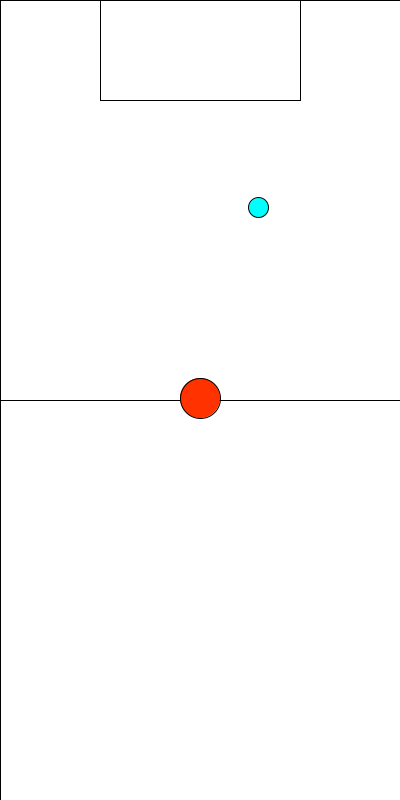
Frame 1 (no input)
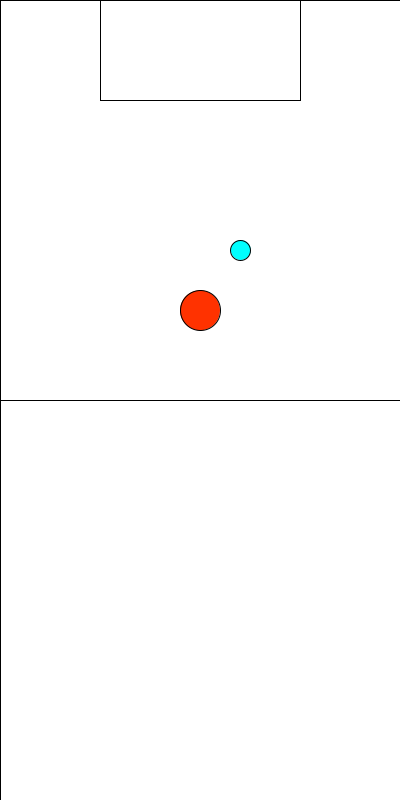
Frame 60 (the mouse pressed at the canvas centre just before this capture)
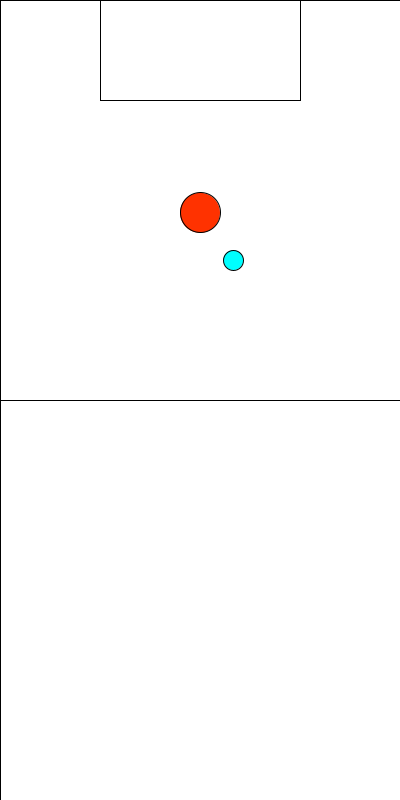
Frame 120 (the mouse held since frame 60 and released just before this capture)

The Processing sketch that drew these frames (run headless with seeded random() and noise(); from frame 60 on, the mouse is pressed at the canvas centre):

// Processing sketch: players
// ── players.pde
class Ball {

  PVector pos, acc, vel;
  float radius = 40;

  Ball(float x, float y) {
    pos = new PVector(x, y);
    acc = new PVector(0, 0);
    vel = new PVector(0, 0);
  }
  void draw() {
    stroke(0);
    fill(255, 50, 0);
    ellipse(pos.x, pos.y, radius, radius);
  }

  void applyForce(PVector p ) {
    acc.add(p);
  }

  void update() {
    vel.add(acc);
    vel.mult(0.99);
    float newX = pos.x + vel.x;
    float newY = pos.y + vel.y;

    if (newX >= width || newX <= 0) {
      vel.x *= -1;
    }

    if (newY >= height || newY <= 0) {
      vel.y *= -1;
    }
    
    if (newX > goal.pos.x && newX < goal.pos. x + goal.dim.x && newY > goal.pos.y && newY < goal.pos.y + goal.dim.y) {
      pos.x =random(0,width);
      pos.y = height / 2;
      vel.mult(0);   
    }



    acc.mult(0);
    pos.add(vel);
  }
}



class Goal {
  PVector pos, dim, centre;
  Goal (float x, float y, float w, float h) {
    pos = new PVector(x, y);
    dim = new PVector(w, h);
    centre = new PVector(x + (w / 2), y + (h/ 2));
  }

  void draw() {
    stroke(0);
    noFill();
    rect(pos.x, pos.y, dim.x, dim.y);
  }
}


class Pitch {
  PVector pos, dim;
  Pitch() {
    pos = new PVector(0, 0);
    dim = new PVector(width, height);
  }

  void draw() {
    stroke(0);
    noFill();
    rect(pos.x, pos.y, dim.x, dim.y);
    line(pos.x, pos.y + (dim.y / 2), pos.x + dim.x, pos.y + (dim.y / 2)); 
  }
}

Ball ball;
Player player;
Pitch pitch;
Goal goal;
PVector up = new PVector(0, -1);
PVector down = new PVector(0, 1);
PVector left = new PVector(-1, 0);
PVector right = new PVector( 1, 0);

void setup() {
  size(400, 800);
  ball = new Ball(width / 2, height / 2);
  ball.applyForce(up.copy().mult(2));
  pitch = new Pitch();
  goal = new Goal(width / 4, 0, width / 2, height / 8);
  player = new Player(ball, goal);
  
}

void draw() {
  background(255);
  goal.draw();
  pitch.draw();
  ball.update();
  ball.draw();
  player.update();
  player.draw();
}
// ── platclass.pde
class Player {
  PVector pos, acc, vel;
  Ball ball;
  Goal goal;
  float coolDown = 0;
  Player(Ball ball, Goal goal) {
    this.ball = ball;
    this.goal = goal;
    pos = new PVector(random(0, width), random(0, height));
    acc = new PVector(0,0);
    vel = new PVector(0,0);
  }
  
  void findBall() {
    if (coolDown > 0) {
      coolDown -= 1;
      return;
    }
    acc = PVector.sub(ball.pos, this.pos);
    acc.normalize();
    acc.mult(0.1);
    
    if (PVector.dist(pos,ball.pos) < ball.radius) {
      //kick
      PVector toGoal = PVector.sub(goal.centre, ball.pos);
      toGoal.normalize();
     
      ball.applyForce(toGoal);
      vel.mult(-1);
      coolDown = 20;
    }
    
  }
  
  void update() {
    findBall();
    
    vel.add(acc);
    vel.mult(0.9);
    pos.add(vel);
    acc.mult(0);
  }
  
  void draw() {
    stroke(0);
    fill(0,255,255);
    ellipse(pos.x, pos.y, 20,20);
  }
}
